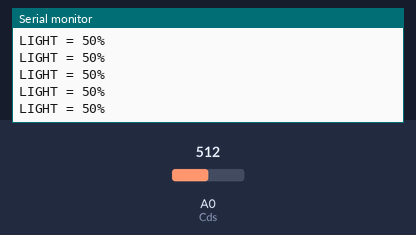
Recording of a sketch running on a simulated Arduino Uno, built with avr-gcc and run on an emulated ATmega328P. On the bench: the last lines printed to the serial monitor. Inputs (shaded band) come from the test bench; at power-on: A0 (Cds) = 512.

Above: at 1.2 s.
1.3 s: A0 (Cds) set to 716
At 1.56 s:
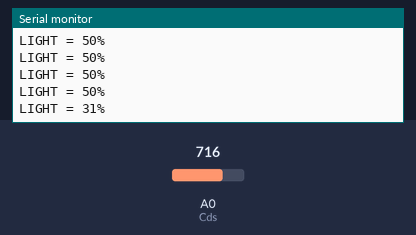
2.8 s: A0 (Cds) set to 900
At 2.96 s:
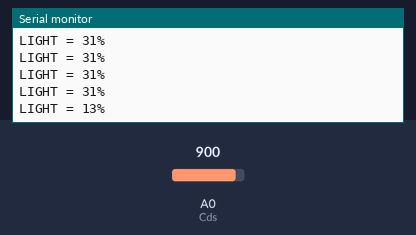
Timing chart, 0 to 5.8 s (numbered marks = the images above; inputs shaded):
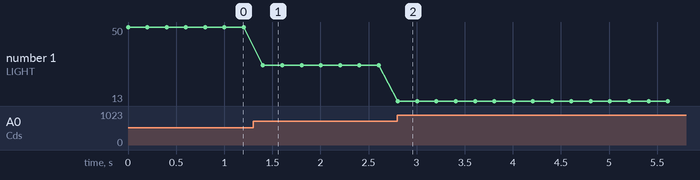

Measured:
- after the input at 1.3 s, the serial monitor: prints a new line after 0.10 s (image 1)
- after the input at 2.8 s, the serial monitor: prints a new line at once (image 2)
- plotted number 1: 50 → 31 after the input at 1.3 s, 31 → 13 after the input at 2.8 s

The sketch:

A5-1.ino
```cpp
#define Cds A0
int adVal;
int lightVal;

void setup() {
  // put your setup code here, to run once:
  Serial.begin(9600);
}

void loop() {
  // put your main code here, to run repeatedly:
  adVal=analogRead(Cds);
  lightVal=map(adVal,0,1023,100,0);

  //Serial.print("Cds = ");
  //Serial.println(adVal);
  Serial.print("LIGHT = ");
  Serial.print(lightVal);
  Serial.println("%");
  delay(200);
}
```
